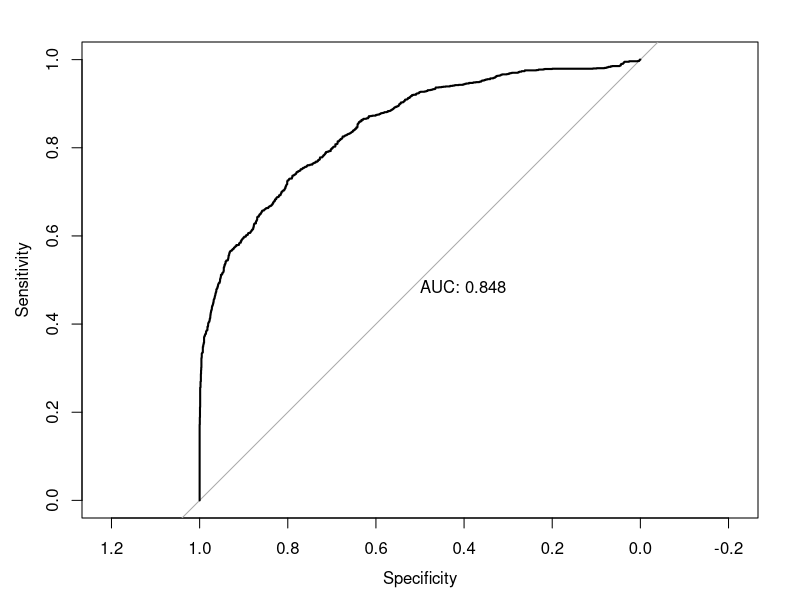
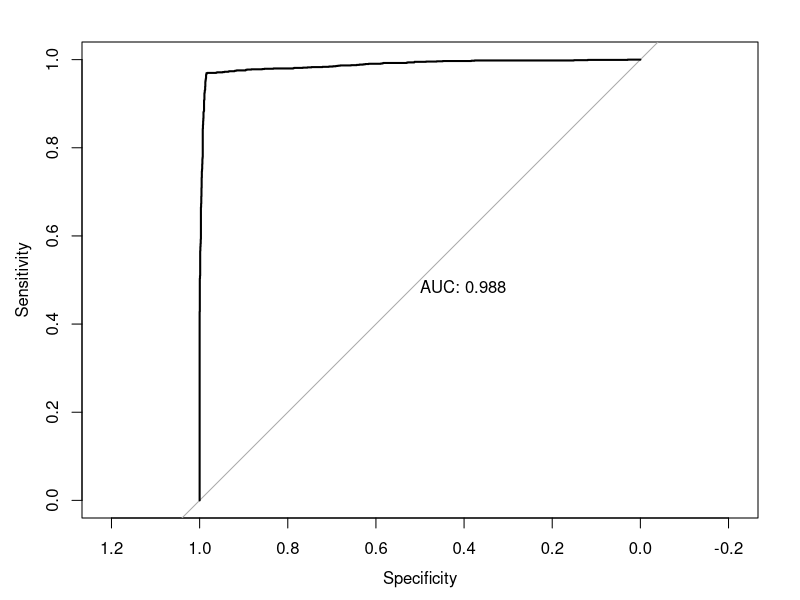
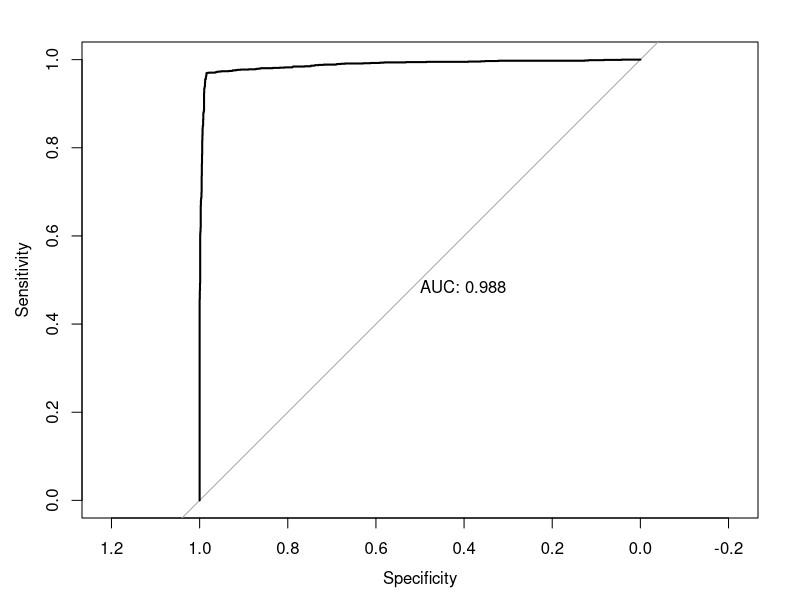

Here is the R script that generated these plots, in order:
########################################
# PO33Q - Determinants of Democracy
# Dr Flo Linke
# Seminar, Week 7
########################################

# -----------------------
# set working directory
# -----------------------

setwd("")

# -----------------------
# Load Required Packages
# -----------------------

library(haven)
library(tidyverse)
library(survey)   # for RegTermTest
library(pROC)     # for ROC curves

# -----------------------
# Load data
# -----------------------

prz <- read_dta("prz.dta")


###############################################
# Exercise 1: Static probit model
###############################################

democracy <- glm(democ ~ g + gdpw + oil, 
                 data = prz,
                 na.action = na.exclude,
                 family = binomial(link = "probit"))

summary(democracy)
nobs(democracy)

# >> What is possibly wrong? Democracy needs to develop and thus the effect 
#    of growth will only unfold later.
# >> Interpretation: Wealth increases the probability of democracy. Oil reduces 
#    the probability of democracy. Growth is insignificant.


###############################################
# Exercise 2: Dynamic probit model
###############################################

# ------------------------------------------
# Lag the dependent variable
# ------------------------------------------

prz <- prz %>%
  group_by(country) %>%
  mutate(l.democ = lag(democ)) %>%
  ungroup()

# in case you want to have a look at how the lagged and original values look next to each other
prz_lag <- select(prz, country, year, democ, l.democ)

# ------------------------------------------
# Estimate dynamic model
# ------------------------------------------

dynamic <- glm(democ ~ g + gdpw + oil + l.democ, 
               data = prz,
               na.action = na.exclude,
               family = binomial(link = "probit")) 

summary(dynamic)
nobs(dynamic)

# >> by including a lagged variable we assume a time dependency between last 
#    year's condition of democracy and the following year


###############################################
# Exercise 3: Emergence model
###############################################

# ------------------------------------------
# Lag the independent variables
# ------------------------------------------

prz <- prz %>%
  group_by(country) %>%
  mutate(l.g = lag(g)) %>%
  ungroup()

prz <- prz %>%
  group_by(country) %>%
  mutate(l.gdpw = lag(gdpw)) %>%
  ungroup()

prz <- prz %>%
  group_by(country) %>%
  mutate(l.oil = lag(oil)) %>%
  ungroup()

# ------------------------------------------
# Subset to non-democracies and estimate
# ------------------------------------------

prz_democ0 <- filter(prz, l.democ==0) 

emergence <- glm(democ ~ l.gdpw + l.g + l.oil, 
                 data = prz_democ0,
                 na.action = na.exclude,
                 family = binomial(link = "probit"))

summary(emergence)
nobs(emergence)

# >> growth: if economy grows, democracy is less likely to emerge
# >> wealth: wealth increases the probability of transition to democracy
# >> oil: Oil makes democracy less likely to emerge


###############################################
# Exercise 4: Survival model
###############################################

prz_democ1 <- filter(prz, l.democ==1)

survive <- glm(democ ~ l.gdpw + l.g + l.oil, 
               data = prz_democ1,
               na.action = na.exclude,
               family = binomial(link = "probit"))

summary(survive)
nobs(survive)

# >> oil is insignificant
# >> growth and wealth both increase the probability of a democracy to survive


###############################################
# Exercise 5: Joint estimation
###############################################

# ------------------------------------------
# Create interaction terms
# ------------------------------------------

prz$l.democgdpw <- prz$l.democ * prz$l.gdpw
prz$l.democg <- prz$l.democ * prz$l.g
prz$l.democoil <- prz$l.democ * prz$l.oil

# ------------------------------------------
# Estimate joint model
# ------------------------------------------

joint <- glm(democ ~ l.gdpw + l.g + l.oil + l.democ + l.democgdpw + l.democg + l.democoil, 
             data = prz,
             na.action = na.exclude,
             family = binomial(link = "probit"))

summary(joint)
nobs(joint)

# >> x coefficients are equal to the "onset-model" while the sum of lagged x 
#    coefficients and x coefficients are equal to the x coefficients of the 
#    transition model
# >> for example for wealth: .000057 + .0000263 = .0000833
# >> coefficients of interacted variables can only be interpreted if democracy 
#    existed the previous year because the lagged dependent variable is significant 
#    in the full model, the coefficients are significantly different from each other


# ------------------------------------------
# Wald test for joint estimation
# ------------------------------------------

# http://r-survey.r-forge.r-project.org/survey/html/regTermTest.html

regTermTest(joint, ~ l.gdpw + l.democgdpw, method="Wald")


###############################################
# Exercise 6: ROC Curves
###############################################

# ------------------------------------------
# Democracy model (static)
# ------------------------------------------

prob_democracy <- predict(democracy, type="response")
prz$prob_democracy <- unlist(prob_democracy)

roc_democracy <- roc(prz$democ, prz$prob_democracy)

plot(roc_democracy, print.auc=TRUE)


# ------------------------------------------
# Dynamic model
# ------------------------------------------

prob_dynamic <- predict(dynamic, type="response")
prz$prob_dynamic <- unlist(prob_dynamic)

roc_dynamic <- roc(prz$democ, prz$prob_dynamic)

plot(roc_dynamic, print.auc=TRUE)


# ------------------------------------------
# Emergence model
# ------------------------------------------

prob_emergence <- predict(emergence, type="response")
prz_democ0$prob_emergence <- unlist(prob_emergence)

roc_emergence <- roc(prz_democ0$democ, prz_democ0$prob_emergence)


# ------------------------------------------
# Survival model
# ------------------------------------------

prob_survive <- predict(survive, type="response")
prz_democ1$prob_survive <- unlist(prob_survive)

roc_survive <- roc(prz_democ1$democ, prz_democ1$prob_survive)


# ------------------------------------------
# Joint model
# ------------------------------------------

prob_joint <- predict(joint, type="response")
prz$prob_joint <- unlist(prob_joint)

roc_joint <- roc(prz$democ, prz$prob_joint)

plot(roc_joint, print.auc=TRUE)
